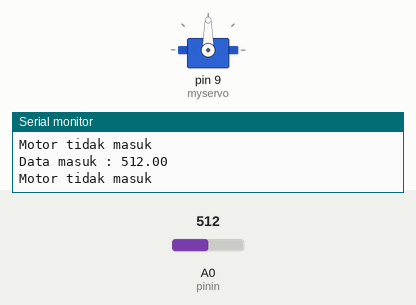
This sketch was run on a simulated Arduino Uno, built with avr-gcc and run on an emulated ATmega328P. Parts: servo, the last lines printed to the serial monitor. Inputs (shaded band) come from the test bench; at power-on: A0 (pinin) = 512.

Above: at 1.2 s.
1.3 s: A0 (pinin) set to 110
2.8 s: A0 (pinin) set to 92
At 2.97 s:
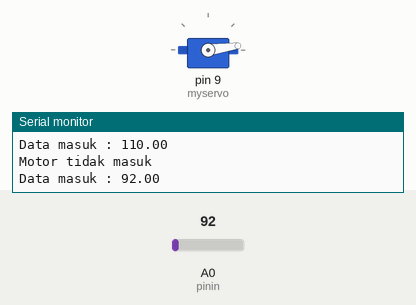
At 3.57 s:
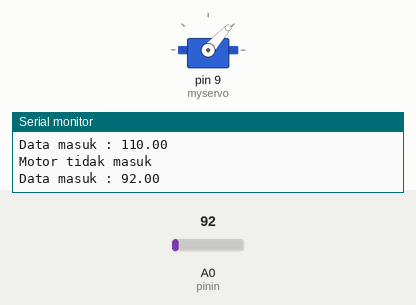
Timing chart, 0 to 11.8 s (numbered marks = the images above; inputs shaded):
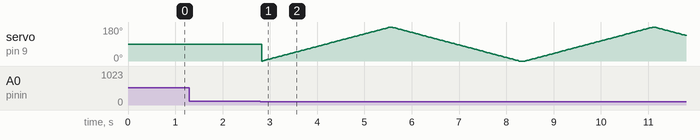

The sketch:

irsensor_aman.ino
```cpp
/*
 * program untuk pengujian sensor
 * edited 19 sept 2020
 * create by IDNmakerspace Algorithm Factory
 */

#include<Servo.h>

Servo myservo;
#define pinin A0

float datamasuk;
int pos = 0;
void setup()
{

  Serial.begin(9600);
  pinMode(pinin, INPUT);
  myservo.attach(9);
}

void loop()
{
  datamasuk = analogRead(pinin);
  Serial.print("Data masuk : ");
  Serial.println(datamasuk);
  if(datamasuk <= 100)
  {
    for (pos = 0; pos <= 180; pos += 1) { // goes from 0 degrees to 180 degrees
    // in steps of 1 degree
    myservo.write(pos);              // tell servo to go to position in variable 'pos'
    delay(15);                       // waits 15ms for the servo to reach the position
    }
    for (pos = 180; pos >= 0; pos -= 1) { // goes from 180 degrees to 0 degrees
    myservo.write(pos);              // tell servo to go to position in variable 'pos'
    delay(15);                       // waits 15ms for the servo to reach the position
  }
  }
  else
  {
    Serial.println("Motor tidak masuk");
  }
  delay(100);
}
```

Measured:
- the behaviour switches between 101 and 100 on A0 (pinin) (found by bisection; images 0 and 1)
